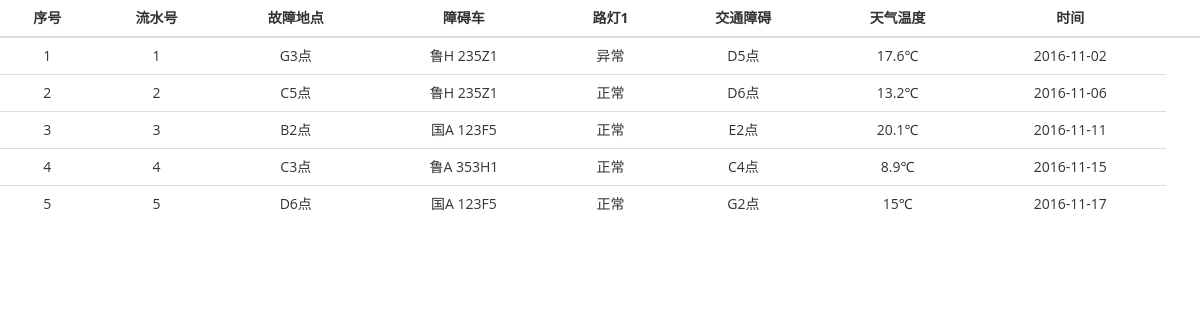
The page /Repair/repairsWeb/lukuangji.php on the database its author committed.
### tables this page shows
CREATE TABLE `lukuang` (
  `Id` int(11) NOT NULL AUTO_INCREMENT,
  `address` varchar(50) DEFAULT NULL,
  `zhangai` varchar(50) DEFAULT NULL,
  `ludeng` varchar(30) DEFAULT NULL,
  `jiaotong` varchar(50) DEFAULT NULL,
  `wendu` varchar(20) DEFAULT NULL,
  `data` date DEFAULT NULL,
  PRIMARY KEY (`Id`)
);

### Repair/repairsWeb/lukuangji.php (the view, shortened to what this page needs)
<!DOCTYPE html PUBLIC "-//W3C//DTD XHTML 1.0 Transitional//EN" "http://www.w3.org/TR/xhtml1/DTD/xhtml1-transitional.dtd">
<html xmlns="http://www.w3.org/1999/xhtml">
<head>
<link rel="stylesheet" type="text/css" href="lib/bootstrap/css/bootstrap.css">
<link rel="stylesheet" href="lib/font-awesome/css/font-awesome.css">
<link rel="stylesheet" type="text/css" href="stylesheets/theme.css">
</head>
<body>
<?php
    function ShowTable(){
		 $sql="select * from lukuang";
		$pagesize=10;
			    if(isset($_GET['page']))
			    {
				 $p=(int)$_GET['page'];
				 } else
				 {  $p=1; }
				  $start=$pagesize*($p-1);
				  $queryj=mysql_query("$sql limit $start,$pagesize");
      	echo "<table class='table'><thead><tr>";
		echo "
		<th>序号</th>
		<th>流水号</th>
		<th>故障地点</th>
		<th>障碍车</th>
		<th>路灯1</th>
		<th>交通障碍</th>
		<th>天气温度</th>
		<th>时间</th>
		";
		echo "<th style=' width='3.5em''></th></tr></thead>";
		echo "<tbody>";
		$serial=1;
        while($row=mysql_fetch_array($queryj)){
            echo "<tr>
			<td>".$serial++."</td>
			<td>".$row['Id']."</td>
			<td>".$row['address']."</td>
			<td>".$row['zhangai']."</td>
			<td>".$row['ludeng']."</td>
			<td>".$row['jiaotong']."</td>
			<td>".$row['wendu']."</td>
			<td>".$row['data']."</td>";
            echo "</tr>";
        }
        echo "</tbody></table>";
		}
    ShowTable();
?>
</body>
</html>

### Repair/repairsWeb/stylesheets/theme.css (style rules this page uses)
body { background: #fafafa; background-color:#FFF; background-position: initial initial; background-repeat: initial initial; margin: 0px; padding: 0px; }
body, h1, h2, h3, h4, h5, h6, p, a, .h1, .h2, .h3, .h4, .h5, .h6 { font-family: 'Open Sans', helvetica, arial, sans-serif; }

### rows shown on the page
lukuang: Id "1", address "G3点", zhangai "鲁H 235Z1", ludeng "异常", jiaotong "D5点", wendu "17.6℃", data "2016-11-02"
lukuang: Id "2", address "C5点", zhangai "鲁H 235Z1", ludeng "正常", jiaotong "D6点", wendu "13.2℃", data "2016-11-06"
lukuang: Id "3", address "B2点", zhangai "国A 123F5", ludeng "正常", jiaotong "E2点", wendu "20.1℃", data "2016-11-11"
lukuang: Id "4", address "C3点", zhangai "鲁A 353H1", ludeng "正常", jiaotong "C4点", wendu "8.9℃", data "2016-11-15"
lukuang: Id "5", address "D6点", zhangai "国A 123F5", ludeng "正常", jiaotong "G2点", wendu "15℃", data "2016-11-17"
